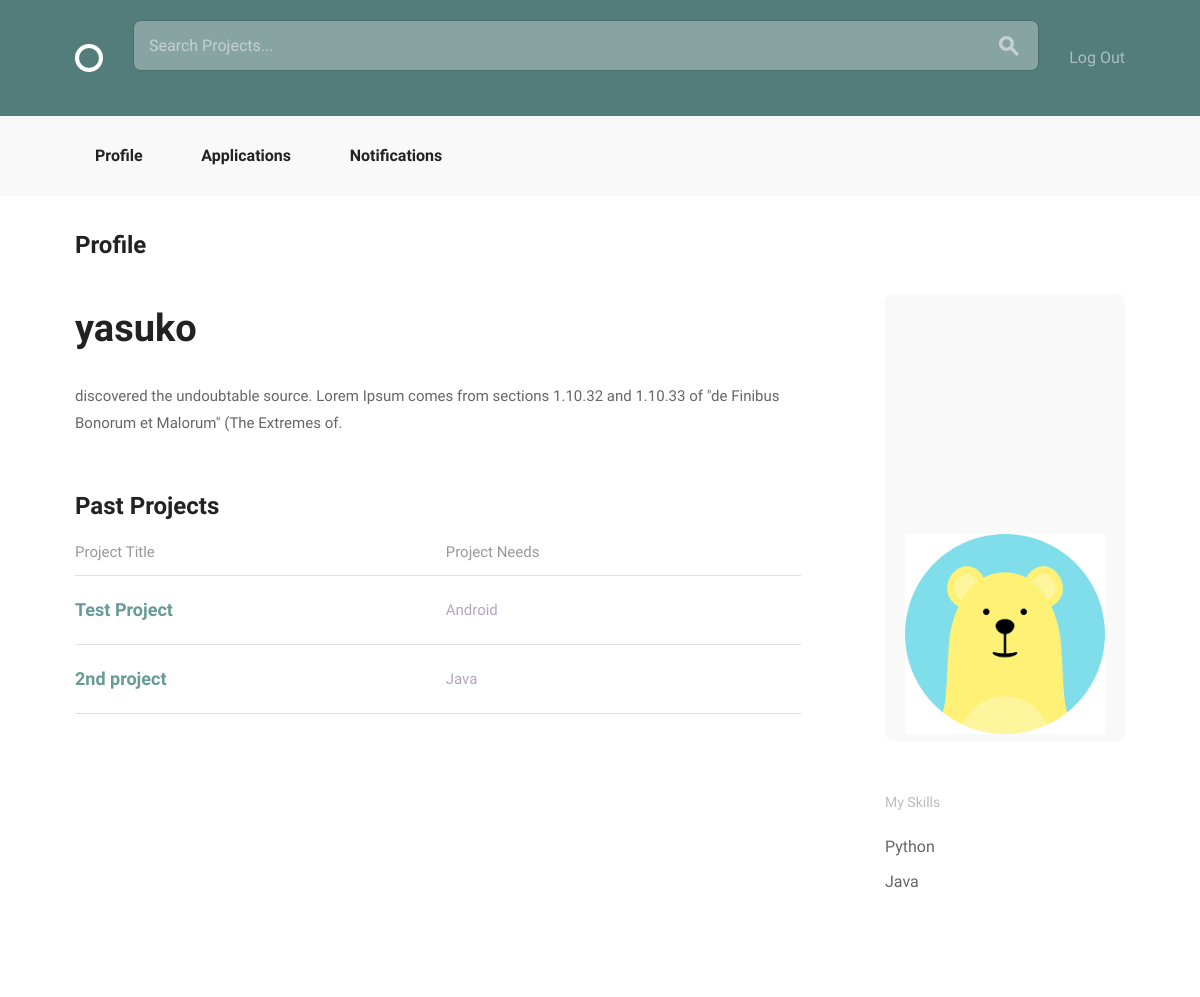
/accounts/profile/3/ (signed in), run on an earlier commit of the app's database.
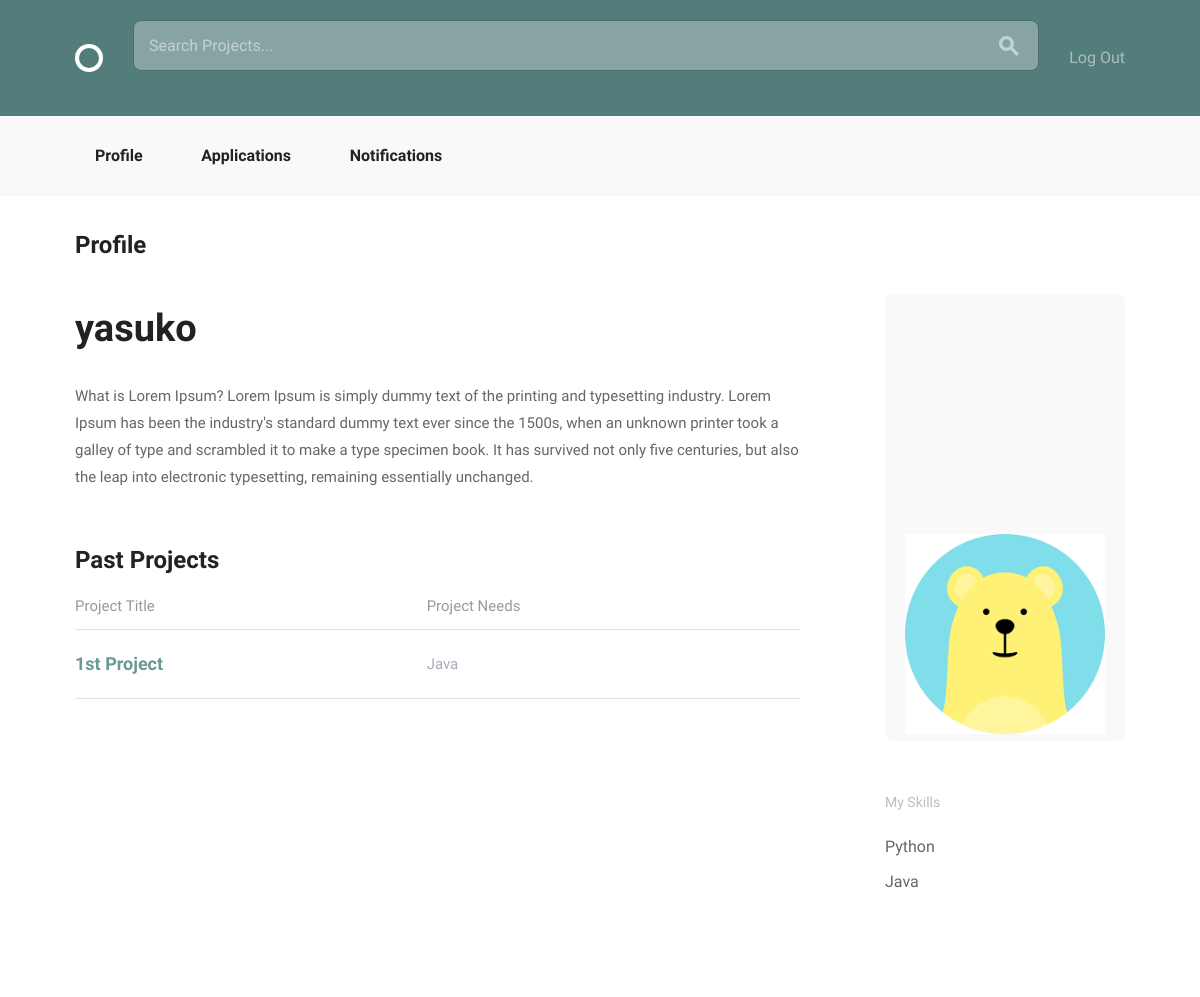
And on a later commit of the database.
### accounts/models.py (models this page shows, shortened)
class User(AbstractBaseUser, PermissionsMixin):
    email = models.EmailField(unique=True)
    username = models.CharField(max_length=40, unique=True)
    bio = models.TextField(max_length=500, blank=True, default="")
    image = models.ImageField(upload_to="profile_image/", blank=True)
    date_joined = models.DateTimeField(default=timezone.now)
    is_active = models.BooleanField(default=True)
    is_staff = models.BooleanField(default=False)
    objects = UserManager()
    USERNAME_FIELD = "email"
    REQUIRED_FIELDS = ["username"]

class Skill(models.Model):
    user = models.ForeignKey(settings.AUTH_USER_MODEL, null=True)
    name = models.CharField(max_length=20, choices=SKILLES_CHOICES)
    def __str__(self):
        return self.name

### projects/models.py (models this page shows, shortened)
class Position(models.Model):
    ANDROID = "Android"
    DESIGN = "Design"
    JAVA = "Java"
    PHP = "PHP"
    PYTHON = "Python"
    RAILS = "Rails"
    WORDPRESS = "Wordpress"
    iOS = "iOS"
    SKILLES_CHOICES = (
        (ANDROID, "Android Developer"),
        (DESIGN, "Designer"),
        (JAVA, "Java Developer"),
        (PHP, "PHP Developer"),
        (PYTHON, "Python Developer"),
        (RAILS, "Rails Developer"),
        (WORDPRESS, "Wordpress Developer"),
        (iOS, "iOS Developer")
    )
    project = models.ForeignKey(
        Project,
        null=True,
        related_name="positions",
        on_delete=models.CASCADE)
    title = models.CharField(max_length=100)
    description = models.CharField(max_length=500)
    skill = models.CharField(max_length=20, choices=SKILLES_CHOICES, default="")
    applicants = models.ManyToManyField(
        settings.AUTH_USER_MODEL,
        through="Application")
    position_filled = models.BooleanField(default=False)

class Project(models.Model):
    user = models.ForeignKey(settings.AUTH_USER_MODEL, null=True)
    title = models.CharField(max_length=100)
    description = models.TextField(max_length=500)
    estimated_time = models.IntegerField()
    requirements = models.CharField(max_length=100)

### accounts/views.py (the view)
@login_required
def profile_detail(request, pk):
    profile = get_object_or_404(models.User, pk=pk)
    skills = models.Skill.objects.filter(user_id=pk)
    positions = Position.objects.filter(project__user_id=pk)
    return render(request, 'accounts/profile_detail.html', {
            'profile': profile, 'skills': skills, 'positions': positions})

### accounts/templates/accounts/profile_detail.html (shortened to what this page needs)
{% extends "layout.html" %}
{% load static from staticfiles %}
{% block body_content %}
<div class="bounds circle--page">
    <div class="circle--page--header circle--fluid">
        <div class="circle--fluid--cell circle--fluid--primary">
            <h2>Profile</h2>
        </div>
    </div>
    <div class="grid-70">
        <div class="circle--article--body">
              <h1>{{ profile.username }}</h1>
              {{ profile.bio }}
        </div>
        <h2>Past Projects</h2>
        <table class="u-full-width circle--table">
            <thead>
                <tr>
                    <th>Project Title</th>
                    <th class="circle--cell--right">Project Needs</th>
                </tr>
            </thead>
            <tbody>
                {% for position in positions %}
                    <tr class="clickable-row" data-href="{% url 'projects:project_detail' pk=position.project.pk %}">
                        <td>
                            <h3>{{ position.project.title }}</h3>
                        </td>
                        <td class="circle--cell--right">
                            <span class="secondary-label">{{ position.skill }}</sapn>
                        </td>
                    </tr>
                {% endfor %}
            </tbody>
        </table>
    </div>
    <div class="grid-25 grid-push-5">
        <div class="circle--secondary--module">
            <div class="circle--primary--avatar">
                {% if profile.image %}
                    <img src="{{ profile.image.url }}" height=200 width=200 alt="profile image"/>
                {% endif %}
            </div>
        </div>
        <div class="circle--secondary--module">
            <h4>My Skills</h4>
            <ul class="unloaded">
                {% for skill in skills %}
                <li>{{ skill }}</li>
                {% endfor %}
            </ul>
        </div>
    </div>
</div>
{% endblock %}

What changed in the data, as far as the page shows it:
removed Position: project "Test Project", skill "Android"
removed Position: project "2nd project", skill "Java"
changed User "yasuko": bio "discovered the undoubtable source. Lorem Ipsum comes from sections 1.10.32 and 1.10.33 of \"de Finibus Bonorum et Malorum\" (The Extremes of." → "What is Lorem Ipsum? Lorem Ipsum is simply dummy text of the printing and typesetting industry. Lorem Ipsum has been the industry's standard dummy text ever since the 1500s, when an unknown printer took a galley of type and scrambled it to make a type specimen book. It has survived not only five centuries, but also the leap into electronic typesetting, remaining essentially unchanged."
added Position: project "1st Project", skill "Java"
